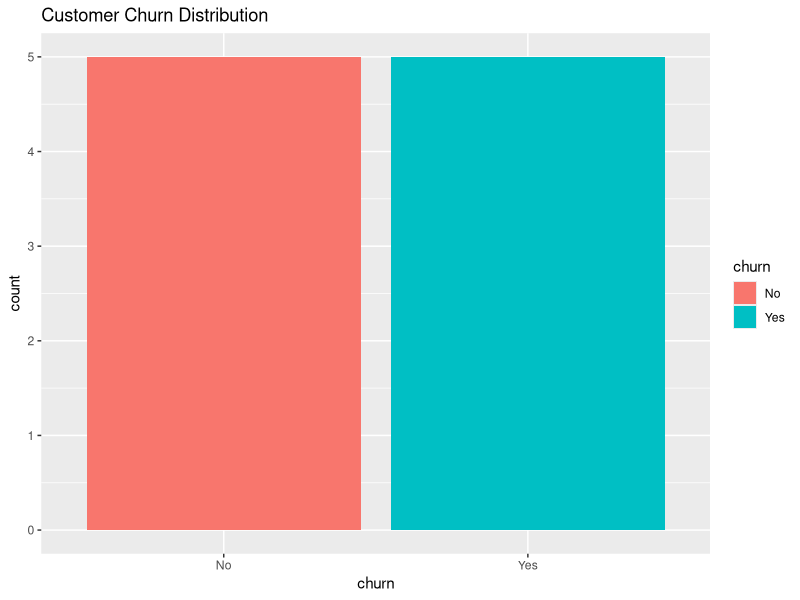
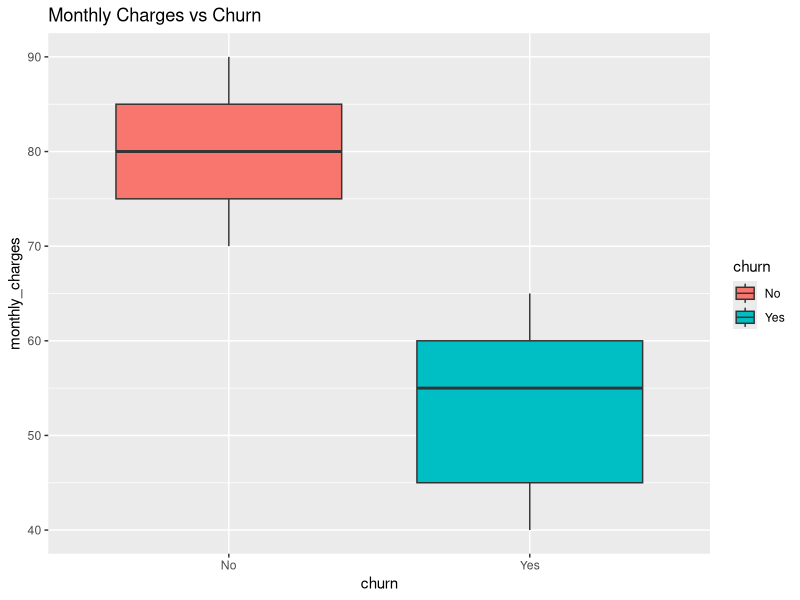
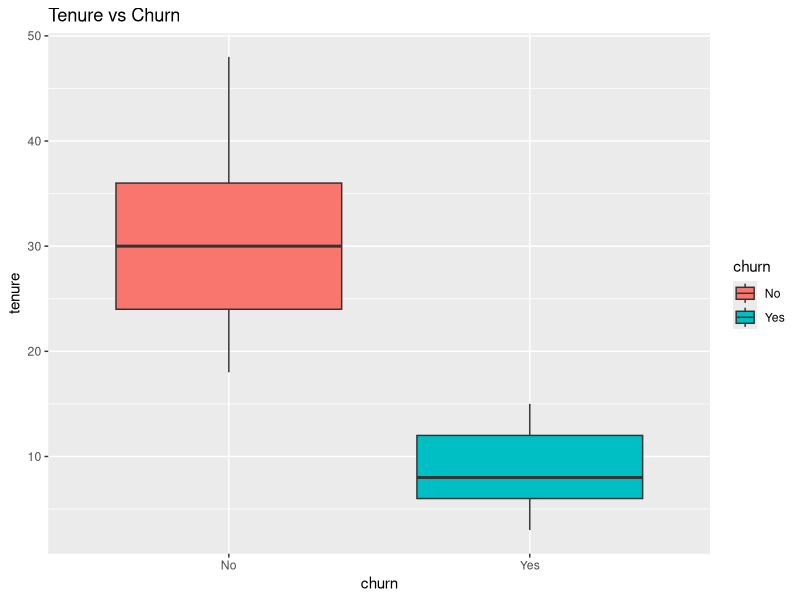

Source code (R) for these figures, in order:
# -------------------------------
# Customer Churn Analysis Project
# -------------------------------

# Load libraries
library(dplyr)
library(ggplot2)

# Load data
churn <- read.csv("churn_data.csv")

# View dataset
head(churn)
summary(churn)

# Convert churn to factor
churn$churn <- as.factor(churn$churn)

# -------------------------------
# Exploratory Data Analysis (EDA)
# -------------------------------

# Churn distribution
ggplot(churn, aes(x = churn, fill = churn)) +
  geom_bar() +
  labs(title = "Customer Churn Distribution")

# Monthly charges vs churn
ggplot(churn, aes(x = churn, y = monthly_charges, fill = churn)) +
  geom_boxplot() +
  labs(title = "Monthly Charges vs Churn")

# Tenure vs churn
ggplot(churn, aes(x = churn, y = tenure, fill = churn)) +
  geom_boxplot() +
  labs(title = "Tenure vs Churn")

# -------------------------------
# Logistic Regression Model
# -------------------------------

model <- glm(churn ~ age + monthly_charges + tenure,
             data = churn,
             family = "binomial")

summary(model)

# Predict churn probability
churn$churn_probability <- predict(model, type = "response")

# Classify prediction
churn$prediction <- ifelse(churn$churn_probability > 0.5, "Yes", "No")

# Accuracy table
table(Predicted = churn$prediction, Actual = churn$churn)

# -------------------------------
# Insights
# -------------------------------

# Low tenure customers churn more
# Month-to-month contracts have higher churn
# High monthly charges increase churn risk
